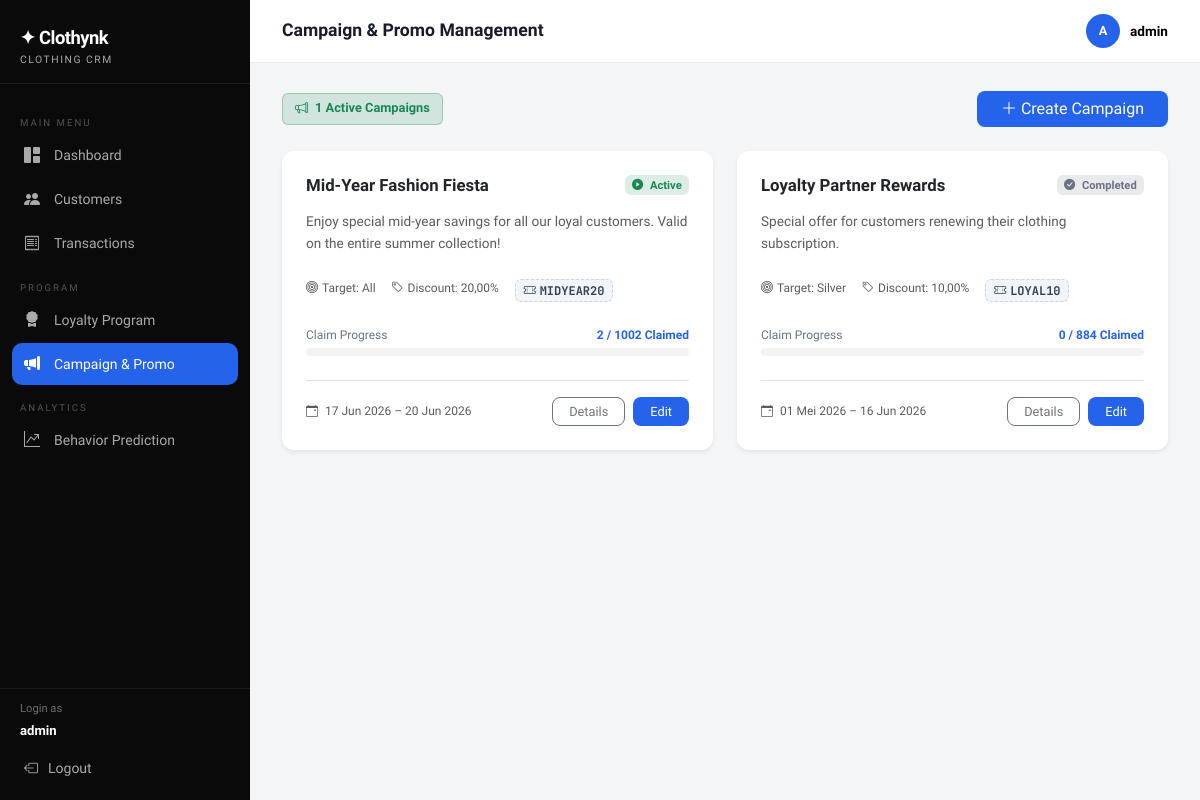
Page /campaign/ (signed in) on the committed database.
### core/models.py (models this page shows, shortened)
class Campaign(models.Model):
    TARGET_TIER_CHOICES = [('all', 'All')] + LoyaltyProfile.TIER_CHOICES
    name                = models.CharField(max_length=150, verbose_name='Campaign Name')
    description         = models.TextField(verbose_name='Description')
    start_date          = models.DateField(verbose_name='Start Date')
    end_date            = models.DateField(verbose_name='End Date')
    target_tier         = models.CharField(max_length=10, choices=TARGET_TIER_CHOICES, default='all', verbose_name='Target Tier')
    discount_percentage = models.DecimalField(max_digits=5, decimal_places=2, verbose_name='Discount (%)')
    voucher_code        = models.CharField(max_length=50, verbose_name='Voucher Code')
    is_active           = models.BooleanField(default=True, verbose_name='Active?')
    created_at          = models.DateTimeField(auto_now_add=True)
    @property
    def is_running(self):
        if not self.is_active:
            return False
        today = timezone.localdate() # Pastikan pakai localdate() di sini juga!
        return self.start_date <= today <= self.end_date
    @property
    def is_upcoming(self):
        if not self.is_active:
            return False
        today = timezone.localdate() # Pastikan pakai localdate()
        return self.start_date > today
    @property
    def is_completed(self):
        today = timezone.localdate() # Pastikan pakai localdate()
        return self.end_date < today
    def get_target_count(self):
        if self.target_tier == 'all':
            return Customer.objects.count()
        return LoyaltyProfile.objects.filter(tier=self.target_tier).count()
    class Meta:
        ordering = ['-created_at']
        verbose_name = 'Campaign'
        verbose_name_plural = 'Campaign'

### core/views.py (the view)
# urls.py: path('campaign/', views.campaign_list, name='campaign_list'),
@login_required
def campaign_list(request):
    campaigns = Campaign.objects.all().order_by('-id')
    today = timezone.localdate()
    for campaign in campaigns:
        if campaign.target_tier == 'all':
            target_customer_ids = Customer.objects.values_list('id', flat=True)
        else:
            target_customer_ids = LoyaltyProfile.objects.filter(
                tier=campaign.target_tier
            ).values_list('customer_id', flat=True)
        campaign.claimed_count = Transaction.objects.filter(
            customer_id__in=target_customer_ids,
            discount_used=True,
            date__date__gte=campaign.start_date,
            date__date__lte=campaign.end_date
        ).count()
        target_count = campaign.get_target_count() or 1
        campaign.claim_percentage = min(int((campaign.claimed_count / target_count) * 100), 100)
    active_count = campaigns.filter(is_active=True, start_date__lte=today, end_date__gte=today).count()
    return render(request, 'core/campaign_list.html', {
        'campaigns': campaigns,
        'active_count': active_count
    })

### core/templates/core/campaign_list.html (shortened to what this page needs)
{% extends 'core/base.html' %}
{% load crm_tags %}
{% block page_title %}Campaign & Promo Management{% endblock %}
{% block content %}
<div class="d-flex justify-content-between align-items-center mb-4">
    <span class="badge" style="background: rgba(25, 135, 84, 0.15); color: #198754; font-size: 0.8rem; padding: 8px 12px; border: 1px solid rgba(25, 135, 84, 0.3); font-weight: 600;">
        <i class="bi bi-megaphone me-1"></i> {{ active_count }} Active Campaigns
    </span>
    <a href="{% url 'campaign_add' %}" class="btn btn-accent px-4" style="border-radius: 8px; font-weight: 500;">
        <i class="bi bi-plus-lg me-1"></i>Create Campaign
    </a>
</div>
<div class="row g-4">
    {% for campaign in campaigns %}
    <div class="col-md-6">
        <div class="card h-100 shadow-sm border-0" style="border-radius: 12px;">
            <div class="card-body p-4 d-flex flex-column"> <div class="d-flex justify-content-between align-items-start mb-3">
                    <h6 class="fw-bold mb-0 text-dark" style="font-size: 1.05rem;">{{ campaign.name }}</h6>
                    {% if not campaign.is_active %}
                        <span class="badge" style="background: rgba(220, 53, 69, 0.15); color: #dc3545; font-size:0.7rem;"><i class="bi bi-pause-circle-fill me-1"></i>Inactive</span>
                    {% elif campaign.is_running %}
                        <span class="badge" style="background: rgba(25, 135, 84, 0.15); color: #198754; font-size: 0.7rem;"><i class="bi bi-play-circle-fill me-1"></i> Active</span>
                    {% elif campaign.is_upcoming %}
                        <span class="badge" style="background: rgba(37, 99, 235, 0.15); color: #2563EB; font-size:0.7rem;"><i class="bi bi-clock-fill me-1"></i> Upcoming</span>
                    {% elif campaign.is_completed %}
                        <span class="badge" style="background: rgba(107, 114, 128, 0.15); color: #6B7280; font-size:0.7rem;"><i class="bi bi-check-circle-fill me-1"></i> Completed</span>
                    {% endif %}
                </div>
                <p class="text-muted mb-4" style="font-size:0.85rem; line-height: 1.6;">{{ campaign.description|truncatechars:120 }}</p>
                <div class="d-flex flex-wrap gap-3 mb-4">
                    <span class="text-muted" style="font-size:0.75rem;"><i class="bi bi-bullseye me-1"></i>Target: {{ campaign.get_target_tier_display }}</span>
                    <span class="text-muted" style="font-size:0.75rem;"><i class="bi bi-tag me-1"></i>Discount: {{ campaign.discount_percentage }}%</span>
                    {% if campaign.voucher_code %}
                    <span class="badge mono" style="background:#F1F5F9; color:#334155; font-size:0.75rem; font-weight: 700; border: 1px dashed #CBD5E1;">
                        <i class="bi bi-ticket-perforated me-1"></i>{{ campaign.voucher_code }}
                    </span>
                    {% endif %}
                </div>
                <div class="mb-4">
                    <div class="d-flex justify-content-between mb-1">
                        <span style="font-size: 0.75rem; color: #6B7280;">Claim Progress</span>
                        <span style="font-size: 0.75rem; font-weight: 600; color: #2563EB;">
                            {{ campaign.claimed_count }} / {{ campaign.get_target_count }} Claimed
                        </span>
                    </div>
                    <div class="progress" style="height: 8px; border-radius: 4px; background-color: #F3F4F6;">
                    </div>
                </div>
                <div class="d-flex align-items-center justify-content-between mt-auto pt-3 border-top">
                    <small class="text-muted" style="font-size:0.75rem; font-weight: 500;">
                        <i class="bi bi-calendar-event me-1"></i> {{ campaign.start_date|date:"d M Y" }} – {{ campaign.end_date|date:"d M Y" }}
                    </small>
                    <div class="d-flex gap-2">
                        <a href="{% url 'campaign_detail' campaign.pk %}"
                           class="btn btn-sm btn-outline-secondary px-3"
                           style="border-radius:8px; font-weight:500; font-size:0.8rem;">
                           Details
                        </a>
                        <a href="{% url 'campaign_edit' campaign.pk %}"
                           class="btn btn-sm px-3"
                           style="background-color: #2563EB; color: white; border-radius:8px; font-weight:500; font-size:0.8rem;">
                           Edit
                        </a>
                    </div>
                </div>
            </div>
        </div>
    </div>
    {% endfor %}
</div>
{% endblock %}

### core/templates/core/base.html (shortened to what this page needs)
{% load crm_tags %}
<!DOCTYPE html>
<html lang="id">
<head>
  <link href="https://cdnjs.cloudflare.com/ajax/libs/bootstrap/5.3.2/css/bootstrap.min.css" rel="stylesheet">
  <link href="https://cdnjs.cloudflare.com/ajax/libs/bootstrap-icons/1.11.3/font/bootstrap-icons.min.css" rel="stylesheet">
</head>
<body>
<nav id="sidebar">
  <div class="sidebar-brand">
    <div class="brand-name">✦ Clothynk</div>
    <div class="brand-sub">Clothing CRM</div>
  </div>
  <div class="sidebar-nav">
    <div class="nav-section-label">Main Menu</div>
    <a href="{% url 'dashboard' %}" class="nav-link {% if request.resolver_match.url_name == 'dashboard' %}active{% endif %}">
      <i class="bi bi-grid-1x2-fill"></i> Dashboard
    </a>
    <a href="{% url 'customer_list' %}" class="nav-link {% if 'customer' in request.resolver_match.url_name %}active{% endif %}">
      <i class="bi bi-people-fill"></i> Customers
    </a>
    <a href="{% url 'transaction_list' %}" class="nav-link {% if 'transaction' in request.resolver_match.url_name %}active{% endif %}">
      <i class="bi bi-receipt"></i> Transactions
    </a>
    <div class="nav-section-label">Program</div>
    <a href="{% url 'loyalty_list' %}" class="nav-link {% if request.resolver_match.url_name == 'loyalty_list' %}active{% endif %}">
      <i class="bi bi-award-fill"></i> Loyalty Program
    </a>
    <a href="{% url 'campaign_list' %}" class="nav-link {% if 'campaign' in request.resolver_match.url_name %}active{% endif %}">
      <i class="bi bi-megaphone-fill"></i> Campaign & Promo
    </a>
    <div class="nav-section-label">Analytics</div>
    <a href="{% url 'analytics' %}" class="nav-link {% if request.resolver_match.url_name == 'analytics' %}active{% endif %}">
      <i class="bi bi-graph-up-arrow"></i> Behavior Prediction
    </a>
  </div>
  <div class="sidebar-footer">
    <div class="px-2 pb-1 text-white" style="font-size:0.7rem; opacity:0.4;">Login as</div>
    <div class="px-2 pb-2 text-white" style="font-size:0.82rem; font-weight:600;">{{ request.user.username }}</div>
    <a href="{% url 'logout' %}" class="nav-link"><i class="bi bi-box-arrow-left"></i> Logout</a>
  </div>
</nav>
<div id="main">
  <div class="topbar">
    <h1>{% block page_title %}Dashboard{% endblock %}</h1>
    <div class="user-badge">
      <div class="user-avatar">{{ request.user.username|first|upper }}</div>
      <div class="text-black">{{ request.user.username }}</div>
    </div>
  </div>
  <div class="page-content">
    {% block content %}{% endblock %}
  </div>
</div>
</body>
</html>

### core/templates/core/base.html (style rules this page uses)
:root { --sidebar-w: 250px; --brand: #0A0A0A; --accent: #2563EB; --accent2: #3B82F6; --bronze: #CD7F32; --silver: #9E9E9E; --gold: #FFC107; --platinum: #B0BEC5; --success-soft: #D1FAE5; --warning-soft: #FEF3C7; --danger-soft: #FEE2E2; --bg: #F4F5F7; --card-bg: #FFFFFF; --sidebar-bg: #0A0A0A; --sidebar-text: rgba(255,255,255,0.65); --sidebar-active: #FFFFFF; }
* { box-sizing: border-box; }
body { font-family: 'Plus Jakarta Sans', sans-serif; background: var(--bg); color: #1A1A2E; }
code, .mono { font-family: 'JetBrains Mono', monospace; }
#sidebar { width: var(--sidebar-w); min-height: 100vh; background: var(--sidebar-bg); position: fixed; left: 0; top: 0; display: flex; flex-direction: column; z-index: 100; transition: transform .25s ease; }
.sidebar-brand { padding: 24px 20px 16px; border-bottom: 1px solid rgba(255,255,255,0.08); }
.sidebar-brand .brand-name { font-size: 1.15rem; font-weight: 800; color: #fff; letter-spacing: -0.5px; }
.sidebar-brand .brand-sub { font-size: 0.65rem; color: var(--sidebar-text); text-transform: uppercase; letter-spacing: 1.5px; }
.sidebar-nav { padding: 16px 12px; flex: 1; }
.nav-section-label { font-size: 0.6rem; text-transform: uppercase; letter-spacing: 2px; color: rgba(255,255,255,0.3); padding: 8px 8px 4px; margin-top: 8px; }
.sidebar-nav .nav-link { color: var(--sidebar-text); border-radius: 10px; padding: 9px 12px; font-size: 0.875rem; font-weight: 500; display: flex; align-items: center; gap: 10px; margin-bottom: 2px; transition: background .15s, color .15s; }
.sidebar-nav .nav-link.active { background: var(--accent); color: #fff; }
.sidebar-nav .nav-link i { font-size: 1rem; width: 20px; }
.sidebar-footer { padding: 12px; border-top: 1px solid rgba(255,255,255,0.08); }
.sidebar-footer .nav-link { color: var(--sidebar-text); font-size: 0.875rem; font-weight: 500; display: flex; align-items: center; gap: 10px; padding: 9px 12px; border-radius: 10px; }
#main { margin-left: var(--sidebar-w); min-height: 100vh; }
.topbar { background: #fff; border-bottom: 1px solid #E8ECF0; padding: 14px 32px; display: flex; align-items: center; justify-content: space-between; position: sticky; top: 0; z-index: 50; }
.topbar h1 { font-size: 1.1rem; font-weight: 700; color: #1A1A2E; margin: 0; }
.topbar .user-badge { display: flex; align-items: center; gap: 10px; font-size: 0.85rem; font-weight: 600; color: #555; }
.user-avatar { width: 34px; height: 34px; background: var(--accent); border-radius: 50%; display: flex; align-items: center; justify-content: center; color: #fff; font-size: 0.8rem; font-weight: 700; }
.page-content { padding: 28px 32px; }
.card { border: none; border-radius: 16px; box-shadow: 0 1px 3px rgba(0,0,0,0.07), 0 4px 16px rgba(0,0,0,0.04); background: var(--card-bg); }
.progress { height: 6px; border-radius: 10px; background: #F0F0F0; }
.btn-accent { background: var(--accent); color: #fff; border: none; font-weight: 600; border-radius: 10px; }

### rows in the picture
Campaign: name "Mid-Year Fashion Fiesta", is_active True (drawn), description "Enjoy special mid-year savings for all our loyal customers. Valid on the entire summer collection!", target_tier "All", discount_percentage "20,00", voucher_code "MIDYEAR20", claimed_count "2", get_target_count "1002", start_date "17 Jun 2026", end_date "20 Jun 2026"
Campaign: name "Loyalty Partner Rewards", is_active True (drawn), description "Special offer for customers renewing their clothing subscription.", target_tier "Silver", discount_percentage "10,00", voucher_code "LOYAL10", claimed_count "0", get_target_count "884", start_date "01 Mei 2026", end_date "16 Jun 2026"

### other values in the picture
{{ request.user.username }} "admin"
{{ request.user.username|first|upper }} "A"
{{ active_count }} "1"
